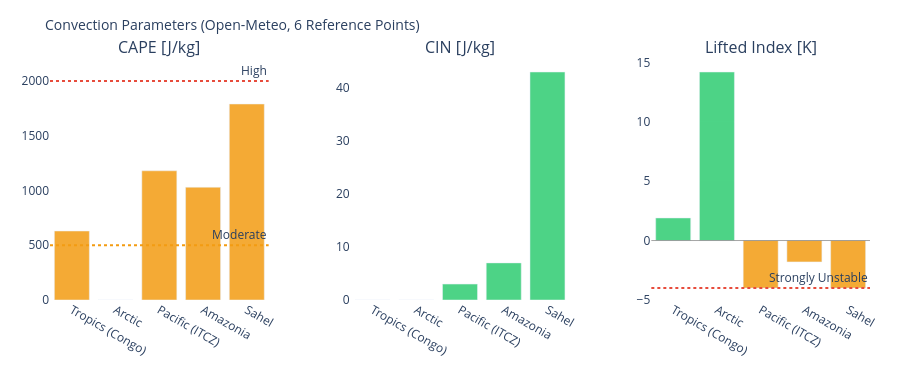

The cell this chart's notebook holds for it:
### Markdown cell above
---
## 3. Visualizations

### Code cell
# ============================================================
# CAPE / CIN / LIFTED INDEX – Convection potential
# ============================================================

if not df_atm.empty:
    fig = make_subplots(
        rows=1, cols=3,
        subplot_titles=['CAPE [J/kg]', 'CIN [J/kg]', 'Lifted Index [K]'],
        horizontal_spacing=0.1
    )
    pts = df_atm['point'].tolist()
    pt_colors = ['#E85D24','#185FA5','#888780','#378ADD','#639922','#F2A623']

    # CAPE – höher = mehr Gewitterpotential
    cape_vals = df_atm['cape'].fillna(0).tolist()
    cape_colors = ['#e74c3c' if v > 2000 else '#f39c12' if v > 500 else '#2ecc71'
                   for v in cape_vals]
    fig.add_trace(go.Bar(x=pts, y=cape_vals, marker_color=cape_colors,
                         opacity=0.85, showlegend=False), row=1, col=1)
    fig.add_hline(y=2000, line_dash='dot', line_color='#e74c3c',
                  annotation_text='High', row=1, col=1)
    fig.add_hline(y=500,  line_dash='dot', line_color='#f39c12',
                  annotation_text='Moderate', row=1, col=1)

    # CIN – negativer = stärker gedeckelt (weniger Auslöse)
    cin_vals = df_atm['cin'].fillna(0).tolist()
    cin_colors = ['#e74c3c' if v < -200 else '#f39c12' if v < -50 else '#2ecc71'
                  for v in cin_vals]
    fig.add_trace(go.Bar(x=pts, y=cin_vals, marker_color=cin_colors,
                         opacity=0.85, showlegend=False), row=1, col=2)

    # Lifted Index – negativ = instabil
    li_vals = df_atm['li'].fillna(0).tolist()
    li_colors = ['#e74c3c' if v < -4 else '#f39c12' if v < 0 else '#2ecc71'
                 for v in li_vals]
    fig.add_trace(go.Bar(x=pts, y=li_vals, marker_color=li_colors,
                         opacity=0.85, showlegend=False), row=1, col=3)
    fig.add_hline(y=0, line_color='gray', line_width=0.7, row=1, col=3)
    fig.add_hline(y=-4, line_dash='dot', line_color='#e74c3c',
                  annotation_text='Strongly Unstable', row=1, col=3)

    fig.update_layout(
        title=dict(text='Convection Parameters (Open-Meteo, 6 Reference Points)', font=dict(size=14)),
        height=380, plot_bgcolor='rgba(0,0,0,0)', paper_bgcolor='rgba(0,0,0,0)',
        margin=dict(l=50, r=30, t=60, b=80)
    )
    fig.update_xaxes(tickangle=30)
    fig.show()

### Figure 1 — Plotly figure (JSON) as saved in the notebook; plotly's stock layout.template omitted (floating-point values rounded to 4 significant figures)
{"data": [{"marker": {"color": ["#f39c12", "#2ecc71", "#f39c12", "#f39c12", "#f39c12"]}, "opacity": 0.85, "showlegend": false, "type": "bar", "x": ["Tropics (Congo)", "Arctic", "Pacific (ITCZ)", "Amazonia", "Sahel"], "xaxis": "x", "y": [630.0, 0.0, 1180.0, 1030.0, 1790.0], "yaxis": "y"}, {"marker": {"color": ["#2ecc71", "#2ecc71", "#2ecc71", "#2ecc71", "#2ecc71"]}, "opacity": 0.85, "showlegend": false, "type": "bar", "x": ["Tropics (Congo)", "Arctic", "Pacific (ITCZ)", "Amazonia", "Sahel"], "xaxis": "x2", "y": [0.0, 0.0, 3.0, 7.0, 43.0], "yaxis": "y2"}, {"marker": {"color": ["#2ecc71", "#2ecc71", "#f39c12", "#f39c12", "#f39c12"]}, "opacity": 0.85, "showlegend": false, "type": "bar", "x": ["Tropics (Congo)", "Arctic", "Pacific (ITCZ)", "Amazonia", "Sahel"], "xaxis": "x3", "y": [1.9, 14.2, -4.0, -1.8, -4.0], "yaxis": "y3"}], "layout": {"annotations": [{"font": {"size": 16}, "showarrow": false, "text": "CAPE [J/kg]", "x": 0.1333, "xanchor": "center", "xref": "paper", "y": 1.0, "yanchor": "bottom", "yref": "paper"}, {"font": {"size": 16}, "showarrow": false, "text": "CIN [J/kg]", "x": 0.5, "xanchor": "center", "xref": "paper", "y": 1.0, "yanchor": "bottom", "yref": "paper"}, {"font": {"size": 16}, "showarrow": false, "text": "Lifted Index [K]", "x": 0.8667, "xanchor": "center", "xref": "paper", "y": 1.0, "yanchor": "bottom", "yref": "paper"}, {"showarrow": false, "text": "High", "x": 1, "xanchor": "right", "xref": "x domain", "y": 2000, "yanchor": "bottom", "yref": "y"}, {"showarrow": false, "text": "Moderate", "x": 1, "xanchor": "right", "xref": "x domain", "y": 500, "yanchor": "bottom", "yref": "y"}, {"showarrow": false, "text": "Strongly Unstable", "x": 1, "xanchor": "right", "xref": "x3 domain", "y": -4, "yanchor": "bottom", "yref": "y3"}], "height": 380, "margin": {"b": 80, "l": 50, "r": 30, "t": 60}, "paper_bgcolor": "rgba(0,0,0,0)", "plot_bgcolor": "rgba(0,0,0,0)", "shapes": [{"line": {"color": "#e74c3c", "dash": "dot"}, "type": "line", "x0": 0, "x1": 1, "xref": "x domain", "y0": 2000, "y1": 2000, "yref": "y"}, {"line": {"color": "#f39c12", "dash": "dot"}, "type": "line", "x0": 0, "x1": 1, "xref": "x domain", "y0": 500, "y1": 500, "yref": "y"}, {"line": {"color": "gray", "width": 0.7}, "type": "line", "x0": 0, "x1": 1, "xref": "x3 domain", "y0": 0, "y1": 0, "yref": "y3"}, {"line": {"color": "#e74c3c", "dash": "dot"}, "type": "line", "x0": 0, "x1": 1, "xref": "x3 domain", "y0": -4, "y1": -4, "yref": "y3"}], "title": {"font": {"size": 14}, "text": "Convection Parameters (Open-Meteo, 6 Reference Points)"}, "xaxis": {"anchor": "y", "domain": [0.0, 0.2667], "tickangle": 30}, "xaxis2": {"anchor": "y2", "domain": [0.3667, 0.6333], "tickangle": 30}, "xaxis3": {"anchor": "y3", "domain": [0.7333, 1.0], "tickangle": 30}, "yaxis": {"anchor": "x", "domain": [0.0, 1.0]}, "yaxis2": {"anchor": "x2", "domain": [0.0, 1.0]}, "yaxis3": {"anchor": "x3", "domain": [0.0, 1.0]}}}
